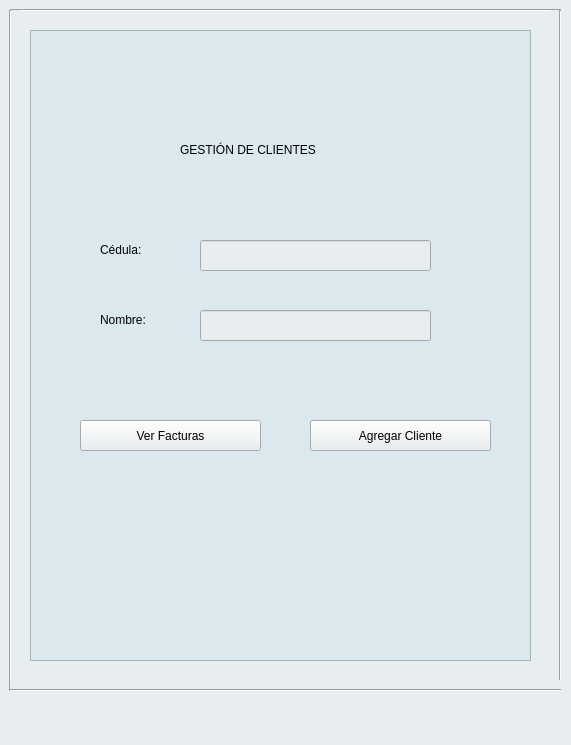
<?xml version="1.0" encoding="UTF-8"?>
<ui version="4.0">
 <class>MainWindow</class>
 <widget class="QMainWindow" name="MainWindow">
  <property name="geometry">
   <rect>
    <x>0</x>
    <y>0</y>
    <width>571</width>
    <height>745</height>
   </rect>
  </property>
  <property name="windowTitle">
   <string>MainWindow</string>
  </property>
  <property name="styleSheet">
   <string notr="true">background-color: rgb(232, 237, 240);</string>
  </property>
  <widget class="QWidget" name="centralwidget">
   <widget class="Line" name="line">
    <property name="geometry">
     <rect>
      <x>10</x>
      <y>0</y>
      <width>551</width>
      <height>20</height>
     </rect>
    </property>
    <property name="orientation">
     <enum>Qt::Horizontal</enum>
    </property>
   </widget>
   <widget class="Line" name="line_1">
    <property name="geometry">
     <rect>
      <x>0</x>
      <y>10</y>
      <width>20</width>
      <height>681</height>
     </rect>
    </property>
    <property name="orientation">
     <enum>Qt::Vertical</enum>
    </property>
   </widget>
   <widget class="Line" name="line_3">
    <property name="geometry">
     <rect>
      <x>550</x>
      <y>10</y>
      <width>20</width>
      <height>681</height>
     </rect>
    </property>
    <property name="orientation">
     <enum>Qt::Vertical</enum>
    </property>
   </widget>
   <widget class="Line" name="line_2">
    <property name="geometry">
     <rect>
      <x>10</x>
      <y>680</y>
      <width>551</width>
      <height>20</height>
     </rect>
    </property>
    <property name="orientation">
     <enum>Qt::Horizontal</enum>
    </property>
   </widget>
   <widget class="QFrame" name="frame_2">
    <property name="geometry">
     <rect>
      <x>30</x>
      <y>30</y>
      <width>501</width>
      <height>631</height>
     </rect>
    </property>
    <property name="styleSheet">
     <string notr="true">background-color: rgb(219, 233, 239);</string>
    </property>
    <property name="frameShape">
     <enum>QFrame::StyledPanel</enum>
    </property>
    <property name="frameShadow">
     <enum>QFrame::Raised</enum>
    </property>
    <widget class="QPushButton" name="pushButton">
     <property name="geometry">
      <rect>
       <x>750</x>
       <y>210</y>
       <width>181</width>
       <height>31</height>
      </rect>
     </property>
     <property name="styleSheet">
      <string notr="true">background-color: rgb(232, 237, 240);
font: 9pt &quot;OCR A Extended&quot;;</string>
     </property>
     <property name="text">
      <string>Agregar Propietario</string>
     </property>
    </widget>
    <widget class="QLineEdit" name="textoCedula">
     <property name="geometry">
      <rect>
       <x>170</x>
       <y>210</y>
       <width>231</width>
       <height>31</height>
      </rect>
     </property>
     <property name="styleSheet">
      <string notr="true">background-color: rgb(232, 237, 240);
font: 9pt &quot;OCR A Extended&quot;;</string>
     </property>
     <property name="text">
      <string/>
     </property>
    </widget>
    <widget class="QLineEdit" name="textoNombre">
     <property name="geometry">
      <rect>
       <x>170</x>
       <y>280</y>
       <width>231</width>
       <height>31</height>
      </rect>
     </property>
     <property name="styleSheet">
      <string notr="true">background-color: rgb(232, 237, 240);
font: 9pt &quot;OCR A Extended&quot;;</string>
     </property>
     <property name="text">
      <string/>
     </property>
    </widget>
    <widget class="QLabel" name="labelNombre">
     <property name="geometry">
      <rect>
       <x>70</x>
       <y>280</y>
       <width>81</width>
       <height>20</height>
      </rect>
     </property>
     <property name="styleSheet">
      <string notr="true">font: 10pt &quot;OCR A Extended&quot;;</string>
     </property>
     <property name="text">
      <string>Nombre:</string>
     </property>
    </widget>
    <widget class="QLabel" name="labelCedula">
     <property name="geometry">
      <rect>
       <x>70</x>
       <y>210</y>
       <width>71</width>
       <height>20</height>
      </rect>
     </property>
     <property name="styleSheet">
      <string notr="true">font: 10pt &quot;OCR A Extended&quot;;</string>
     </property>
     <property name="text">
      <string>Cédula:</string>
     </property>
    </widget>
    <widget class="QPushButton" name="botonAgregarCliente">
     <property name="geometry">
      <rect>
       <x>280</x>
       <y>390</y>
       <width>181</width>
       <height>31</height>
      </rect>
     </property>
     <property name="styleSheet">
      <string notr="true">background-color: rgb(232, 237, 240);
font: 9pt &quot;OCR A Extended&quot;;</string>
     </property>
     <property name="text">
      <string>Agregar Cliente</string>
     </property>
    </widget>
    <widget class="QPushButton" name="botonConsultarFacturasCliente">
     <property name="geometry">
      <rect>
       <x>50</x>
       <y>390</y>
       <width>181</width>
       <height>31</height>
      </rect>
     </property>
     <property name="styleSheet">
      <string notr="true">background-color: rgb(232, 237, 240);
font: 9pt &quot;OCR A Extended&quot;;</string>
     </property>
     <property name="text">
      <string>Ver Facturas</string>
     </property>
    </widget>
    <widget class="QLabel" name="labelCedula_2">
     <property name="geometry">
      <rect>
       <x>150</x>
       <y>110</y>
       <width>281</width>
       <height>20</height>
      </rect>
     </property>
     <property name="styleSheet">
      <string notr="true">font: 12pt &quot;OCR A Extended&quot;;</string>
     </property>
     <property name="text">
      <string>GESTIÓN DE CLIENTES</string>
     </property>
    </widget>
   </widget>
  </widget>
 </widget>
 <resources/>
 <connections/>
</ui>
